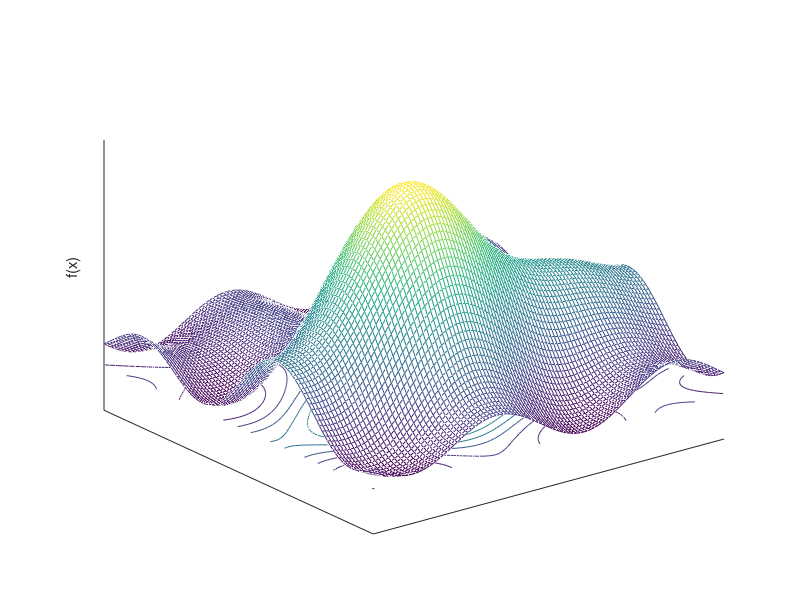

Write MATLAB code to recreate this figure.
function FletcherPlot

a = 200 * rand(2,2) - 100;
b = 200 * rand(2,2) - 100;
alph = 2 * pi * rand(2,1) - pi;
A = zeros(2, 1);
for i = 1 : 2
    for j = 1 : 2
        A(i) = A(i) + a(i,j) * sin(alph(j)) + b(i,j) * cos(alph(j));
    end
end

xlimits = [-pi pi];
dx = (xlimits(2) - xlimits(1)) / 100;
N = floor((xlimits(2) - xlimits(1)) / dx) + 1;
obj = zeros(N, N);
i = 0;
for x = xlimits(1) : dx : xlimits(2)
    i = i + 1;
    k = 0;
    B = 0;
    for y = xlimits(1) : dx : xlimits(2)
        k = k + 1;
        B(1) = a(1,1) * sin(x) + a(1,2) * sin(y) + b(1,1) * cos(x) + b(1,2) * cos(y);
        B(2) = a(2,1) * sin(x) + a(2,2) * sin(y) + b(2,1) * cos(x) + b(2,2) * cos(y);
        obj(i,k) = (A(1) - B(1))^2 + (A(2) - B(2))^2;
    end
end
obj = obj / 10000;
close all;
[x, y] = meshgrid(xlimits(1) : dx : xlimits(2));
meshc(x,y,obj);
zlabel('f(x)')
set(gca, 'XTick', [])
set(gca, 'YTick', [])
set(gca, 'ZTick', [])
temp = axis;
diff = max(max(obj)) - min(min(obj));
axis([xlimits, xlimits, min(min(obj)) - diff/5, max(max(obj))])
